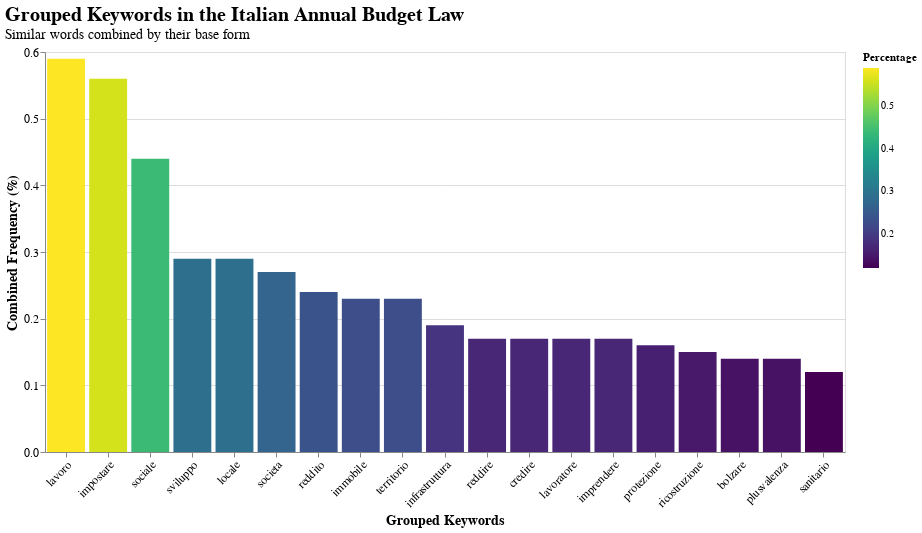

This figure's notebook cell:
### Code cell
import json
import pandas as pd
import altair as alt
import spacy
from collections import defaultdict

# Download Italian language model if not already installed
!python -m spacy download it_core_news_sm

# Load Italian language model
nlp = spacy.load('it_core_news_sm')

# Load the data
with open('cc5_data.json', 'r', encoding='utf-8') as f:
    plot_data = json.load(f)

# Create initial DataFrame
df_initial = pd.DataFrame({
    'word': plot_data['data']['words'],
    'frequency': plot_data['data']['frequencies'],
    'percentage': plot_data['data']['percentages']
})

# Function to get lemma for a word
def get_lemma(word):
    doc = nlp(word)
    return doc[0].lemma_

# Group similar words
word_groups = defaultdict(lambda: {'words': [], 'total_freq': 0, 'total_percentage': 0})

for _, row in df_initial.iterrows():
    lemma = get_lemma(row['word'])
    word_groups[lemma]['words'].append(row['word'])
    word_groups[lemma]['total_freq'] += row['frequency']
    word_groups[lemma]['total_percentage'] += row['percentage']

# Create new DataFrame with grouped words
grouped_data = []
for lemma, data in word_groups.items():
    grouped_data.append({
        'lemma': lemma,
        'words': ', '.join(data['words']),
        'frequency': data['total_freq'],
        'percentage': data['total_percentage']
    })

df_grouped = pd.DataFrame(grouped_data)
df_grouped = df_grouped.sort_values('percentage', ascending=False).head(20)

# Create the Altair chart with grouped data
chart = alt.Chart(df_grouped).mark_bar().encode(
    x=alt.X('lemma:N',
            sort='-y',
            axis=alt.Axis(
                labelAngle=-45,
                title='Grouped Keywords'
            )),
    y=alt.Y('percentage:Q',
            axis=alt.Axis(
                title='Combined Frequency (%)',
                format=',.1f',
                tickCount=6
            )),
    color=alt.Color('percentage:Q',
                    scale=alt.Scale(scheme='viridis'),
                    legend=alt.Legend(title='Percentage')),
    tooltip=[
        alt.Tooltip('lemma:N', title='Base Word'),
        alt.Tooltip('words:N', title='Related Words'),
        alt.Tooltip('frequency:Q', title='Total Count', format=','),
        alt.Tooltip('percentage:Q', title='Combined Percentage', format='.1f')
    ]
).properties(
    title={
        'text': 'Grouped Keywords in the Italian Annual Budget Law',
        'subtitle': 'Similar words combined by their base form',
        'fontSize': 20,
        'subtitleFontSize': 14
    },
    width=800,
    height=400
).configure_axis(
    labelFontSize=12,
    titleFontSize=14
).configure_title(
    anchor='start'
)

# Save the grouped data and chart specification to JSON
output_data = {
    'grouped_words': grouped_data,
    'chart_spec': json.loads(chart.to_json())
}

with open('cc5_grouped_chart.json', 'w', encoding='utf-8') as f:
    json.dump(output_data, f, indent=2, ensure_ascii=False)

# Display the chart
display(chart)

# Print the grouped words for review
print("\nWord Groupings:")
for group in grouped_data:
    print(f"\nBase word '{group['lemma']}':")
    print(f"Related words: {group['words']}")
    print(f"Combined frequency: {group['frequency']}")
    print(f"Combined percentage: {group['percentage']:.2f}%")

### Figure 1 — Vega-Lite specification as saved in the notebook (floating-point values rounded to 4 significant figures)
{"config": {"view": {"continuousWidth": 400, "continuousHeight": 300}, "axis": {"labelFontSize": 12, "titleFontSize": 14}, "title": {"anchor": "start"}}, "data": {"name": "data-9e5d1caeebd3a696e63c2b052c1cf7cb"}, "mark": "bar", "encoding": {"color": {"field": "percentage", "legend": {"title": "Percentage"}, "scale": {"scheme": "viridis"}, "type": "quantitative"}, "tooltip": [{"field": "lemma", "title": "Base Word", "type": "nominal"}, {"field": "words", "title": "Related Words", "type": "nominal"}, {"field": "frequency", "format": ",", "title": "Total Count", "type": "quantitative"}, {"field": "percentage", "format": ".1f", "title": "Combined Percentage", "type": "quantitative"}], "x": {"axis": {"labelAngle": -45, "title": "Grouped Keywords"}, "field": "lemma", "sort": "-y", "type": "nominal"}, "y": {"axis": {"format": ",.1f", "tickCount": 6, "title": "Combined Frequency (%)"}, "field": "percentage", "type": "quantitative"}}, "height": 400, "title": {"text": "Grouped Keywords in the Italian Annual Budget Law", "subtitle": "Similar words combined by their base form", "fontSize": 20, "subtitleFontSize": 14}, "width": 800, "$schema": "https://vega.github.io/schema/vega-lite/v4.17.0.json", "datasets": {"data-9e5d1caeebd3a696e63c2b052c1cf7cb": [{"lemma": "lavoro", "words": "lavoro", "frequency": 630, "percentage": 0.59}, {"lemma": "impostare", "words": "imposta", "frequency": 600, "percentage": 0.56}, {"lemma": "sociale", "words": "sociali, sociale", "frequency": 466, "percentage": 0.44}, {"lemma": "sviluppo", "words": "sviluppo", "frequency": 309, "percentage": 0.29}, {"lemma": "locale", "words": "locali", "frequency": 305, "percentage": 0.29}, {"lemma": "societa", "words": "societa", "frequency": 291, "percentage": 0.27}, {"lemma": "reddito", "words": "redditi", "frequency": 251, "percentage": 0.24}, {"lemma": "immobile", "words": "immobili", "frequency": 243, "percentage": 0.23}, {"lemma": "territorio", "words": "territorio", "frequency": 241, "percentage": 0.23}, {"lemma": "infrastruttura", "words": "infrastrutture", "frequency": 202, "percentage": 0.19}, {"lemma": "reddire", "words": "reddito", "frequency": 185, "percentage": 0.17}, {"lemma": "credire", "words": "credito", "frequency": 184, "percentage": 0.17}, {"lemma": "lavoratore", "words": "lavoratori", "frequency": 177, "percentage": 0.17}, {"lemma": "imprendere", "words": "impresa", "frequency": 177, "percentage": 0.17}, {"lemma": "protezione", "words": "protezione", "frequency": 168, "percentage": 0.16}, {"lemma": "ricostruzione", "words": "ricostruzione", "frequency": 164, "percentage": 0.15}, {"lemma": "bolzare", "words": "bolzano", "frequency": 151, "percentage": 0.14}, {"lemma": "plusvalenza", "words": "plusvalenze", "frequency": 149, "percentage": 0.14}, {"lemma": "sanitario", "words": "sanitario", "frequency": 132, "percentage": 0.12}]}}
